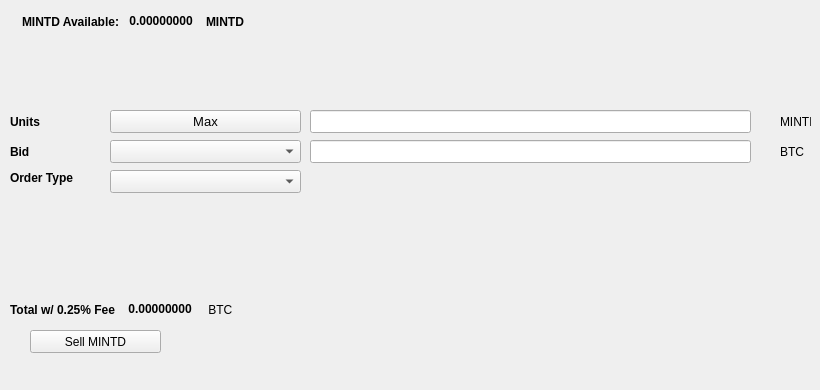
   <widget class="QWidget" name="SellTab">
    <attribute name="title">
     <string>Sell</string>
    </attribute>
    <widget class="QLabel" name="label_16">
     <property name="geometry">
      <rect>
       <x>780</x>
       <y>140</y>
       <width>31</width>
       <height>23</height>
      </rect>
     </property>
     <property name="text">
      <string>BTC</string>
     </property>
    </widget>
    <widget class="QComboBox" name="SellBidcomboBox">
     <property name="geometry">
      <rect>
       <x>110</x>
       <y>140</y>
       <width>191</width>
       <height>23</height>
      </rect>
     </property>
     <property name="font">
      <font>
       <pointsize>10</pointsize>
      </font>
     </property>
    </widget>
    <widget class="QLabel" name="label_18">
     <property name="geometry">
      <rect>
       <x>10</x>
       <y>110</y>
       <width>46</width>
       <height>23</height>
      </rect>
     </property>
     <property name="font">
      <font>
       <weight>75</weight>
       <bold>true</bold>
      </font>
     </property>
     <property name="text">
      <string>Units</string>
     </property>
    </widget>
    <widget class="QPushButton" name="Sell_Max_Amount">
     <property name="geometry">
      <rect>
       <x>110</x>
       <y>110</y>
       <width>191</width>
       <height>23</height>
      </rect>
     </property>
     <property name="font">
      <font>
       <pointsize>10</pointsize>
      </font>
     </property>
     <property name="text">
      <string>Max</string>
     </property>
    </widget>
    <widget class="QLabel" name="label_20">
     <property name="geometry">
      <rect>
       <x>10</x>
       <y>170</y>
       <width>91</width>
       <height>16</height>
      </rect>
     </property>
     <property name="font">
      <font>
       <weight>75</weight>
       <bold>true</bold>
      </font>
     </property>
     <property name="text">
      <string>Order Type</string>
     </property>
    </widget>
    <widget class="QComboBox" name="SellOrdertypeCombo">
     <property name="geometry">
      <rect>
       <x>110</x>
       <y>170</y>
       <width>191</width>
       <height>23</height>
      </rect>
     </property>
     <property name="font">
      <font>
       <pointsize>10</pointsize>
      </font>
     </property>
    </widget>
    <widget class="QLabel" name="label_21">
     <property name="geometry">
      <rect>
       <x>10</x>
       <y>140</y>
       <width>46</width>
       <height>23</height>
      </rect>
     </property>
     <property name="font">
      <font>
       <weight>75</weight>
       <bold>true</bold>
      </font>
     </property>
     <property name="text">
      <string>Bid</string>
     </property>
    </widget>
    <widget class="QLabel" name="label_22">
     <property name="geometry">
      <rect>
       <x>780</x>
       <y>110</y>
       <width>31</width>
       <height>23</height>
      </rect>
     </property>
     <property name="text">
      <string>MINTD</string>
     </property>
    </widget>
    <widget class="QLineEdit" name="UnitsInputMINTD">
     <property name="geometry">
      <rect>
       <x>310</x>
       <y>110</y>
       <width>441</width>
       <height>23</height>
      </rect>
     </property>
     <property name="font">
      <font>
       <pointsize>9</pointsize>
       <weight>75</weight>
       <bold>true</bold>
      </font>
     </property>
    </widget>
    <widget class="QLineEdit" name="SellBidPriceEdit">
     <property name="geometry">
      <rect>
       <x>310</x>
       <y>140</y>
       <width>441</width>
       <height>23</height>
      </rect>
     </property>
     <property name="font">
      <font>
       <pointsize>9</pointsize>
       <weight>75</weight>
       <bold>true</bold>
      </font>
     </property>
    </widget>
    <widget class="QPushButton" name="SellMINTDBTN">
     <property name="geometry">
      <rect>
       <x>30</x>
       <y>330</y>
       <width>131</width>
       <height>23</height>
      </rect>
     </property>
     <property name="text">
      <string>Sell MINTD</string>
     </property>
     <property name="icon">
      <iconset resource="../mintd">
       <normaloff>:/icons/bitcoin</normaloff>:/icons/bitcoin</iconset>
     </property>
    </widget>
    <widget class="QWidget" name="layoutWidget3">
     <property name="geometry">
      <rect>
       <x>22</x>
       <y>12</y>
       <width>258</width>
       <height>19</height>
      </rect>
     </property>
     <layout class="QHBoxLayout" name="horizontalLayout">
      <item>
       <widget class="QLabel" name="label232_2">
        <property name="font">
         <font>
          <weight>75</weight>
          <bold>true</bold>
         </font>
        </property>
        <property name="text">
         <string>MINTD Available:</string>
        </property>
       </widget>
      </item>
      <item>
       <widget class="QLabel" name="MINTDAvailableLabel">
        <property name="palette">
         <palette>
          <active>
           <colorrole role="WindowText">
            <brush brushstyle="SolidPattern">
             <color alpha="255">
              <red>0</red>
              <green>0</green>
              <blue>0</blue>
             </color>
            </brush>
           </colorrole>
           <colorrole role="Button">
            <brush brushstyle="SolidPattern">
             <color alpha="255">
              <red>0</red>
              <green>170</green>
              <blue>0</blue>
             </color>
            </brush>
           </colorrole>
           <colorrole role="Light">
            <brush brushstyle="SolidPattern">
             <color alpha="255">
              <red>0</red>
              <green>255</green>
              <blue>0</blue>
             </color>
            </brush>
           </colorrole>
           <colorrole role="Midlight">
            <brush brushstyle="SolidPattern">
             <color alpha="255">
              <red>0</red>
              <green>212</green>
              <blue>0</blue>
             </color>
            </brush>
           </colorrole>
           <colorrole role="Dark">
            <brush brushstyle="SolidPattern">
             <color alpha="255">
              <red>0</red>
              <green>85</green>
              <blue>0</blue>
             </color>
            </brush>
           </colorrole>
           <colorrole role="Mid">
            <brush brushstyle="SolidPattern">
             <color alpha="255">
              <red>0</red>
              <green>113</green>
              <blue>0</blue>
             </color>
            </brush>
           </colorrole>
           <colorrole role="Text">
            <brush brushstyle="SolidPattern">
             <color alpha="255">
              <red>0</red>
              <green>170</green>
              <blue>0</blue>
             </color>
            </brush>
           </colorrole>
           <colorrole role="BrightText">
            <brush brushstyle="SolidPattern">
             <color alpha="255">
              <red>255</red>
              <green>255</green>
              <blue>255</blue>
             </color>
            </brush>
           </colorrole>
           <colorrole role="ButtonText">
            <brush brushstyle="SolidPattern">
             <color alpha="255">
              <red>0</red>
              <green>0</green>
              <blue>0</blue>
             </color>
            </brush>
           </colorrole>
           <colorrole role="Base">
            <brush brushstyle="SolidPattern">
             <color alpha="255">
              <red>255</red>
              <green>255</green>
              <blue>255</blue>
             </color>
            </brush>
           </colorrole>
           <colorrole role="Window">
            <brush brushstyle="SolidPattern">
             <color alpha="255">
              <red>0</red>
              <green>170</green>
              <blue>0</blue>
             </color>
            </brush>
           </colorrole>
           <colorrole role="Shadow">
            <brush brushstyle="SolidPattern">
             <color alpha="255">
              <red>0</red>
              <green>0</green>
              <blue>0</blue>
             </color>
            </brush>
           </colorrole>
           <colorrole role="AlternateBase">
            <brush brushstyle="SolidPattern">
             <color alpha="255">
              <red>127</red>
              <green>212</green>
              <blue>127</blue>
             </color>
            </brush>
           </colorrole>
           <colorrole role="ToolTipBase">
            <brush brushstyle="SolidPattern">
             <color alpha="255">
              <red>255</red>
              <green>255</green>
              <blue>220</blue>
             </color>
            </brush>
           </colorrole>
           <colorrole role="ToolTipText">
            <brush brushstyle="SolidPattern">
             <color alpha="255">
              <red>0</red>
              <green>0</green>
              <blue>0</blue>
             </color>
            </brush>
           </colorrole>
          </active>
          <inactive>
           <colorrole role="WindowText">
            <brush brushstyle="SolidPattern">
             <color alpha="255">
              <red>0</red>
              <green>0</green>
              <blue>0</blue>
             </color>
            </brush>
           </colorrole>
           <colorrole role="Button">
            <brush brushstyle="SolidPattern">
             <color alpha="255">
              <red>0</red>
              <green>170</green>
              <blue>0</blue>
             </color>
            </brush>
           </colorrole>
           <colorrole role="Light">
            <brush brushstyle="SolidPattern">
             <color alpha="255">
              <red>0</red>
              <green>255</green>
              <blue>0</blue>
             </color>
            </brush>
           </colorrole>
           <colorrole role="Midlight">
            <brush brushstyle="SolidPattern">
             <color alpha="255">
              <red>0</red>
              <green>212</green>
              <blue>0</blue>
             </color>
            </brush>
           </colorrole>
           <colorrole role="Dark">
            <brush brushstyle="SolidPattern">
             <color alpha="255">
              <red>0</red>
              <green>85</green>
              <blue>0</blue>
             </color>
            </brush>
           </colorrole>
           <colorrole role="Mid">
            <brush brushstyle="SolidPattern">
             <color alpha="255">
              <red>0</red>
              <green>113</green>
              <blue>0</blue>
             </color>
            </brush>
           </colorrole>
           <colorrole role="Text">
            <brush brushstyle="SolidPattern">
             <color alpha="255">
              <red>0</red>
              <green>170</green>
              <blue>0</blue>
             </color>
            </brush>
           </colorrole>
           <colorrole role="BrightText">
            <brush brushstyle="SolidPattern">
             <color alpha="255">
              <red>255</red>
              <green>255</green>
              <blue>255</blue>
             </color>
            </brush>
           </colorrole>
           <colorrole role="ButtonText">
            <brush brushstyle="SolidPattern">
             <color alpha="255">
              <red>0</red>
              <green>0</green>
              <blue>0</blue>
             </color>
            </brush>
           </colorrole>
           <colorrole role="Base">
            <brush brushstyle="SolidPattern">
             <color alpha="255">
              <red>255</red>
              <green>255</green>
              <blue>255</blue>
             </color>
            </brush>
           </colorrole>
           <colorrole role="Window">
            <brush brushstyle="SolidPattern">
             <color alpha="255">
              <red>0</red>
              <green>170</green>
              <blue>0</blue>
             </color>
            </brush>
           </colorrole>
           <colorrole role="Shadow">
            <brush brushstyle="SolidPattern">
             <color alpha="255">
              <red>0</red>
              <green>0</green>
              <blue>0</blue>
             </color>
            </brush>
           </colorrole>
           <colorrole role="AlternateBase">
            <brush brushstyle="SolidPattern">
             <color alpha="255">
              <red>127</red>
              <green>212</green>
              <blue>127</blue>
             </color>
            </brush>
           </colorrole>
           <colorrole role="ToolTipBase">
            <brush brushstyle="SolidPattern">
             <color alpha="255">
              <red>255</red>
              <green>255</green>
              <blue>220</blue>
             </color>
            </brush>
           </colorrole>
           <colorrole role="ToolTipText">
            <brush brushstyle="SolidPattern">
             <color alpha="255">
              <red>0</red>
              <green>0</green>
              <blue>0</blue>
             </color>
            </brush>
           </colorrole>
          </inactive>
          <disabled>
           <colorrole role="WindowText">
            <brush brushstyle="SolidPattern">
             <color alpha="255">
              <red>0</red>
              <green>85</green>
              <blue>0</blue>
             </color>
            </brush>
           </colorrole>
           <colorrole role="Button">
            <brush brushstyle="SolidPattern">
             <color alpha="255">
              <red>0</red>
              <green>170</green>
              <blue>0</blue>
             </color>
            </brush>
           </colorrole>
           <colorrole role="Light">
            <brush brushstyle="SolidPattern">
             <color alpha="255">
              <red>0</red>
              <green>255</green>
              <blue>0</blue>
             </color>
            </brush>
           </colorrole>
           <colorrole role="Midlight">
            <brush brushstyle="SolidPattern">
             <color alpha="255">
              <red>0</red>
              <green>212</green>
              <blue>0</blue>
             </color>
            </brush>
           </colorrole>
           <colorrole role="Dark">
            <brush brushstyle="SolidPattern">
             <color alpha="255">
              <red>0</red>
              <green>85</green>
              <blue>0</blue>
             </color>
            </brush>
           </colorrole>
           <colorrole role="Mid">
            <brush brushstyle="SolidPattern">
             <color alpha="255">
              <red>0</red>
              <green>113</green>
              <blue>0</blue>
             </color>
            </brush>
           </colorrole>
           <colorrole role="Text">
            <brush brushstyle="SolidPattern">
             <color alpha="255">
              <red>0</red>
              <green>85</green>
              <blue>0</blue>
             </color>
            </brush>
           </colorrole>
           <colorrole role="BrightText">
            <brush brushstyle="SolidPattern">
             <color alpha="255">
              <red>255</red>
              <green>255</green>
              <blue>255</blue>
             </color>
            </brush>
           </colorrole>
           <colorrole role="ButtonText">
            <brush brushstyle="SolidPattern">
             <color alpha="255">
              <red>0</red>
              <green>85</green>
              <blue>0</blue>
             </color>
            </brush>
           </colorrole>
           <colorrole role="Base">
            <brush brushstyle="SolidPattern">
             <color alpha="255">
              <red>0</red>
              <green>170</green>
              <blue>0</blue>
             </color>
            </brush>
           </colorrole>
           <colorrole role="Window">
            <brush brushstyle="SolidPattern">
             <color alpha="255">
              <red>0</red>
              <green>170</green>
              <blue>0</blue>
             </color>
            </brush>
           </colorrole>
           <colorrole role="Shadow">
            <brush brushstyle="SolidPattern">
             <color alpha="255">
              <red>0</red>
              <green>0</green>
              <blue>0</blue>
             </color>
            </brush>
           </colorrole>
           <colorrole role="AlternateBase">
            <brush brushstyle="SolidPattern">
             <color alpha="255">
              <red>0</red>
              <green>170</green>
              <blue>0</blue>
             </color>
            </brush>
           </colorrole>
           <colorrole role="ToolTipBase">
            <brush brushstyle="SolidPattern">
             <color alpha="255">
              <red>255</red>
              <green>255</green>
              <blue>220</blue>
             </color>
            </brush>
           </colorrole>
           <colorrole role="ToolTipText">
            <brush brushstyle="SolidPattern">
             <color alpha="255">
              <red>0</red>
              <green>0</green>
              <blue>0</blue>
             </color>
            </brush>
           </colorrole>
          </disabled>
         </palette>
        </property>
        <property name="font">
         <font>
          <weight>75</weight>
          <bold>true</bold>
         </font>
        </property>
        <property name="text">
         <string> 0.00000000 </string>
        </property>
        <property name="textInteractionFlags">
         <set>Qt::LinksAccessibleByMouse|Qt::TextSelectableByKeyboard|Qt::TextSelectableByMouse</set>
        </property>
       </widget>
      </item>
      <item>
       <widget class="QLabel" name="labelMINTD">
        <property name="font">
         <font>
          <weight>75</weight>
          <bold>true</bold>
         </font>
        </property>
        <property name="text">
         <string>MINTD</string>
        </property>
       </widget>
      </item>
     </layout>
    </widget>
    <widget class="QWidget" name="layoutWidget">
     <property name="geometry">
      <rect>
       <x>10</x>
       <y>300</y>
       <width>268</width>
       <height>19</height>
      </rect>
     </property>
     <layout class="QHBoxLayout" name="horizontalLayout_2">
      <item>
       <widget class="QLabel" name="label_19">
        <property name="font">
         <font>
          <weight>75</weight>
          <bold>true</bold>
         </font>
        </property>
        <property name="text">
         <string>Total w/ 0.25% Fee </string>
        </property>
       </widget>
      </item>
      <item>
       <widget class="QLabel" name="SellCostLabel">
        <property name="palette">
         <palette>
          <active>
           <colorrole role="WindowText">
            <brush brushstyle="SolidPattern">
             <color alpha="255">
              <red>0</red>
              <green>0</green>
              <blue>0</blue>
             </color>
            </brush>
           </colorrole>
           <colorrole role="Button">
            <brush brushstyle="SolidPattern">
             <color alpha="255">
              <red>0</red>
              <green>170</green>
              <blue>0</blue>
             </color>
            </brush>
           </colorrole>
           <colorrole role="Light">
            <brush brushstyle="SolidPattern">
             <color alpha="255">
              <red>0</red>
              <green>255</green>
              <blue>0</blue>
             </color>
            </brush>
           </colorrole>
           <colorrole role="Midlight">
            <brush brushstyle="SolidPattern">
             <color alpha="255">
              <red>0</red>
              <green>212</green>
              <blue>0</blue>
             </color>
            </brush>
           </colorrole>
           <colorrole role="Dark">
            <brush brushstyle="SolidPattern">
             <color alpha="255">
              <red>0</red>
              <green>85</green>
              <blue>0</blue>
             </color>
            </brush>
           </colorrole>
           <colorrole role="Mid">
            <brush brushstyle="SolidPattern">
             <color alpha="255">
              <red>0</red>
              <green>113</green>
              <blue>0</blue>
             </color>
            </brush>
           </colorrole>
           <colorrole role="Text">
            <brush brushstyle="SolidPattern">
             <color alpha="255">
              <red>0</red>
              <green>170</green>
              <blue>0</blue>
             </color>
            </brush>
           </colorrole>
           <colorrole role="BrightText">
            <brush brushstyle="SolidPattern">
             <color alpha="255">
              <red>255</red>
              <green>255</green>
              <blue>255</blue>
             </color>
            </brush>
           </colorrole>
           <colorrole role="ButtonText">
            <brush brushstyle="SolidPattern">
             <color alpha="255">
              <red>0</red>
              <green>0</green>
              <blue>0</blue>
             </color>
            </brush>
           </colorrole>
           <colorrole role="Base">
            <brush brushstyle="SolidPattern">
             <color alpha="255">
              <red>255</red>
              <green>255</green>
              <blue>255</blue>
             </color>
            </brush>
           </colorrole>
           <colorrole role="Window">
            <brush brushstyle="SolidPattern">
             <color alpha="255">
              <red>0</red>
              <green>170</green>
              <blue>0</blue>
             </color>
            </brush>
           </colorrole>
           <colorrole role="Shadow">
            <brush brushstyle="SolidPattern">
             <color alpha="255">
              <red>0</red>
              <green>0</green>
              <blue>0</blue>
             </color>
            </brush>
           </colorrole>
           <colorrole role="AlternateBase">
            <brush brushstyle="SolidPattern">
             <color alpha="255">
              <red>127</red>
              <green>212</green>
              <blue>127</blue>
             </color>
            </brush>
           </colorrole>
           <colorrole role="ToolTipBase">
            <brush brushstyle="SolidPattern">
             <color alpha="255">
              <red>255</red>
              <green>255</green>
              <blue>220</blue>
             </color>
            </brush>
           </colorrole>
           <colorrole role="ToolTipText">
            <brush brushstyle="SolidPattern">
             <color alpha="255">
              <red>0</red>
              <green>0</green>
              <blue>0</blue>
             </color>
            </brush>
           </colorrole>
          </active>
          <inactive>
           <colorrole role="WindowText">
            <brush brushstyle="SolidPattern">
             <color alpha="255">
              <red>0</red>
              <green>0</green>
              <blue>0</blue>
             </color>
            </brush>
           </colorrole>
           <colorrole role="Button">
            <brush brushstyle="SolidPattern">
             <color alpha="255">
              <red>0</red>
              <green>170</green>
              <blue>0</blue>
             </color>
            </brush>
           </colorrole>
           <colorrole role="Light">
            <brush brushstyle="SolidPattern">
             <color alpha="255">
              <red>0</red>
              <green>255</green>
              <blue>0</blue>
             </color>
            </brush>
           </colorrole>
           <colorrole role="Midlight">
            <brush brushstyle="SolidPattern">
             <color alpha="255">
              <red>0</red>
              <green>212</green>
              <blue>0</blue>
             </color>
            </brush>
           </colorrole>
           <colorrole role="Dark">
            <brush brushstyle="SolidPattern">
             <color alpha="255">
              <red>0</red>
              <green>85</green>
              <blue>0</blue>
             </color>
            </brush>
           </colorrole>
           <colorrole role="Mid">
            <brush brushstyle="SolidPattern">
             <color alpha="255">
              <red>0</red>
              <green>113</green>
              <blue>0</blue>
             </color>
            </brush>
           </colorrole>
           <colorrole role="Text">
            <brush brushstyle="SolidPattern">
             <color alpha="255">
              <red>0</red>
              <green>170</green>
              <blue>0</blue>
             </color>
            </brush>
           </colorrole>
           <colorrole role="BrightText">
            <brush brushstyle="SolidPattern">
             <color alpha="255">
              <red>255</red>
              <green>255</green>
              <blue>255</blue>
             </color>
            </brush>
           </colorrole>
           <colorrole role="ButtonText">
            <brush brushstyle="SolidPattern">
             <color alpha="255">
              <red>0</red>
              <green>0</green>
              <blue>0</blue>
             </color>
            </brush>
           </colorrole>
           <colorrole role="Base">
            <brush brushstyle="SolidPattern">
             <color alpha="255">
              <red>255</red>
              <green>255</green>
              <blue>255</blue>
             </color>
            </brush>
           </colorrole>
           <colorrole role="Window">
            <brush brushstyle="SolidPattern">
             <color alpha="255">
              <red>0</red>
              <green>170</green>
              <blue>0</blue>
             </color>
            </brush>
           </colorrole>
           <colorrole role="Shadow">
            <brush brushstyle="SolidPattern">
             <color alpha="255">
              <red>0</red>
              <green>0</green>
              <blue>0</blue>
             </color>
            </brush>
           </colorrole>
           <colorrole role="AlternateBase">
            <brush brushstyle="SolidPattern">
             <color alpha="255">
              <red>127</red>
              <green>212</green>
              <blue>127</blue>
             </color>
            </brush>
           </colorrole>
           <colorrole role="ToolTipBase">
            <brush brushstyle="SolidPattern">
             <color alpha="255">
              <red>255</red>
              <green>255</green>
              <blue>220</blue>
             </color>
            </brush>
           </colorrole>
           <colorrole role="ToolTipText">
            <brush brushstyle="SolidPattern">
             <color alpha="255">
              <red>0</red>
              <green>0</green>
              <blue>0</blue>
             </color>
            </brush>
           </colorrole>
          </inactive>
          <disabled>
           <colorrole role="WindowText">
            <brush brushstyle="SolidPattern">
             <color alpha="255">
              <red>0</red>
              <green>85</green>
              <blue>0</blue>
             </color>
            </brush>
           </colorrole>
           <colorrole role="Button">
            <brush brushstyle="SolidPattern">
             <color alpha="255">
              <red>0</red>
              <green>170</green>
              <blue>0</blue>
             </color>
            </brush>
           </colorrole>
           <colorrole role="Light">
            <brush brushstyle="SolidPattern">
             <color alpha="255">
              <red>0</red>
              <green>255</green>
              <blue>0</blue>
             </color>
            </brush>
           </colorrole>
           <colorrole role="Midlight">
            <brush brushstyle="SolidPattern">
             <color alpha="255">
              <red>0</red>
              <green>212</green>
              <blue>0</blue>
             </color>
            </brush>
           </colorrole>
           <colorrole role="Dark">
            <brush brushstyle="SolidPattern">
             <color alpha="255">
              <red>0</red>
              <green>85</green>
              <blue>0</blue>
             </color>
            </brush>
           </colorrole>
           <colorrole role="Mid">
            <brush brushstyle="SolidPattern">
             <color alpha="255">
              <red>0</red>
              <green>113</green>
              <blue>0</blue>
             </color>
            </brush>
           </colorrole>
           <colorrole role="Text">
            <brush brushstyle="SolidPattern">
             <color alpha="255">
              <red>0</red>
              <green>85</green>
              <blue>0</blue>
             </color>
            </brush>
           </colorrole>
           <colorrole role="BrightText">
            <brush brushstyle="SolidPattern">
             <color alpha="255">
              <red>255</red>
              <green>255</green>
              <blue>255</blue>
             </color>
            </brush>
           </colorrole>
           <colorrole role="ButtonText">
            <brush brushstyle="SolidPattern">
             <color alpha="255">
              <red>0</red>
              <green>85</green>
              <blue>0</blue>
             </color>
            </brush>
           </colorrole>
           <colorrole role="Base">
            <brush brushstyle="SolidPattern">
             <color alpha="255">
              <red>0</red>
              <green>170</green>
              <blue>0</blue>
             </color>
            </brush>
           </colorrole>
           <colorrole role="Window">
            <brush brushstyle="SolidPattern">
             <color alpha="255">
              <red>0</red>
              <green>170</green>
              <blue>0</blue>
             </color>
            </brush>
           </colorrole>
           <colorrole role="Shadow">
            <brush brushstyle="SolidPattern">
             <color alpha="255">
              <red>0</red>
              <green>0</green>
              <blue>0</blue>
             </color>
            </brush>
           </colorrole>
           <colorrole role="AlternateBase">
            <brush brushstyle="SolidPattern">
             <color alpha="255">
              <red>0</red>
              <green>170</green>
              <blue>0</blue>
             </color>
            </brush>
           </colorrole>
           <colorrole role="ToolTipBase">
            <brush brushstyle="SolidPattern">
             <color alpha="255">
              <red>255</red>
              <green>255</green>
              <blue>220</blue>
             </color>
            </brush>
           </colorrole>
           <colorrole role="ToolTipText">
            <brush brushstyle="SolidPattern">
             <color alpha="255">
              <red>0</red>
              <green>0</green>
              <blue>0</blue>
             </color>
            </brush>
           </colorrole>
          </disabled>
         </palette>
        </property>
        <property name="font">
         <font>
          <weight>75</weight>
          <bold>true</bold>
         </font>
        </property>
        <property name="autoFillBackground">
         <bool>false</bool>
        </property>
        <property name="text">
         <string> 0.00000000</string>
        </property>
        <property name="textInteractionFlags">
         <set>Qt::LinksAccessibleByMouse|Qt::TextSelectableByMouse</set>
        </property>
       </widget>
      </item>
      <item>
       <widget class="QLabel" name="label_17">
        <property name="font">
         <font>
          <weight>50</weight>
          <bold>false</bold>
         </font>
        </property>
        <property name="text">
         <string> BTC</string>
        </property>
       </widget>
      </item>
     </layout>
    </widget>
    <widget class="QLabel" name="label_23">
     <property name="geometry">
      <rect>
       <x>460</x>
       <y>300</y>
       <width>281</width>
       <height>81</height>
      </rect>
     </property>
     <property name="text">
      <string/>
     </property>
     <property name="pixmap">
      <pixmap>:/images/bittrex</pixmap>
     </property>
    </widget>
   </widget>
